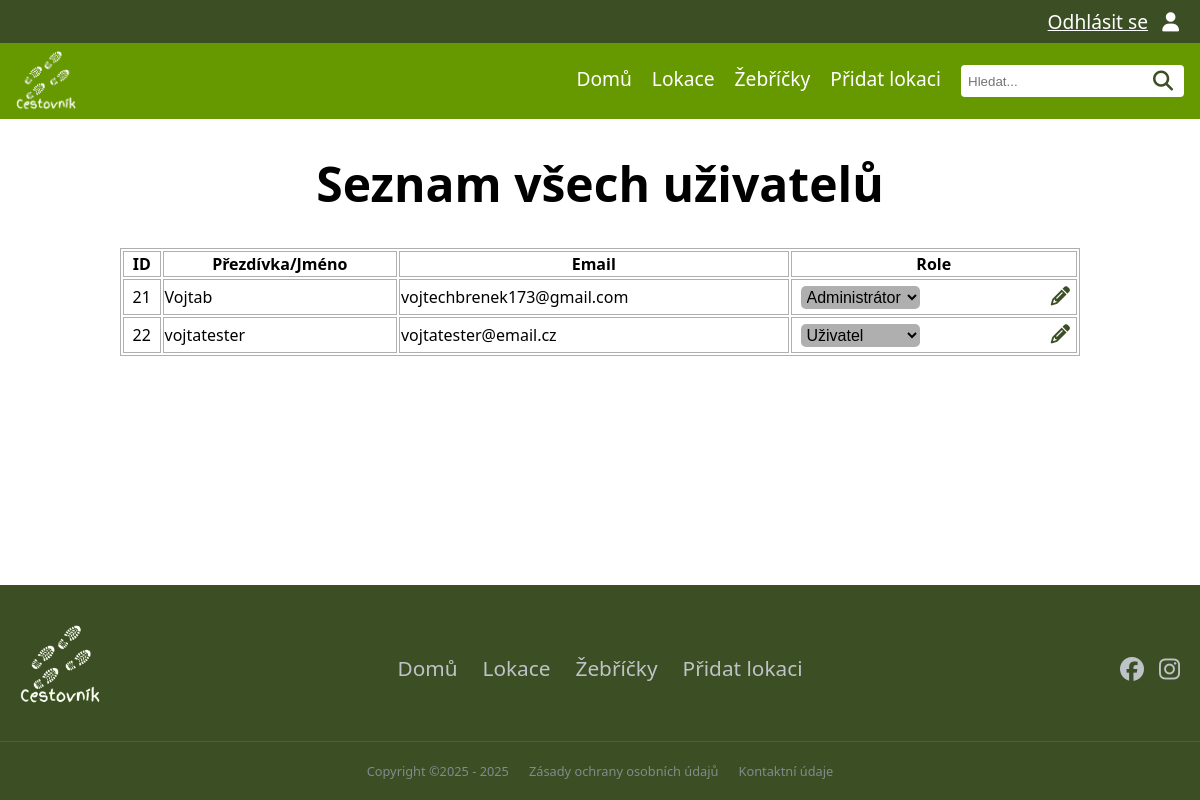
Page /all_users (signed in) on the earlier database version.
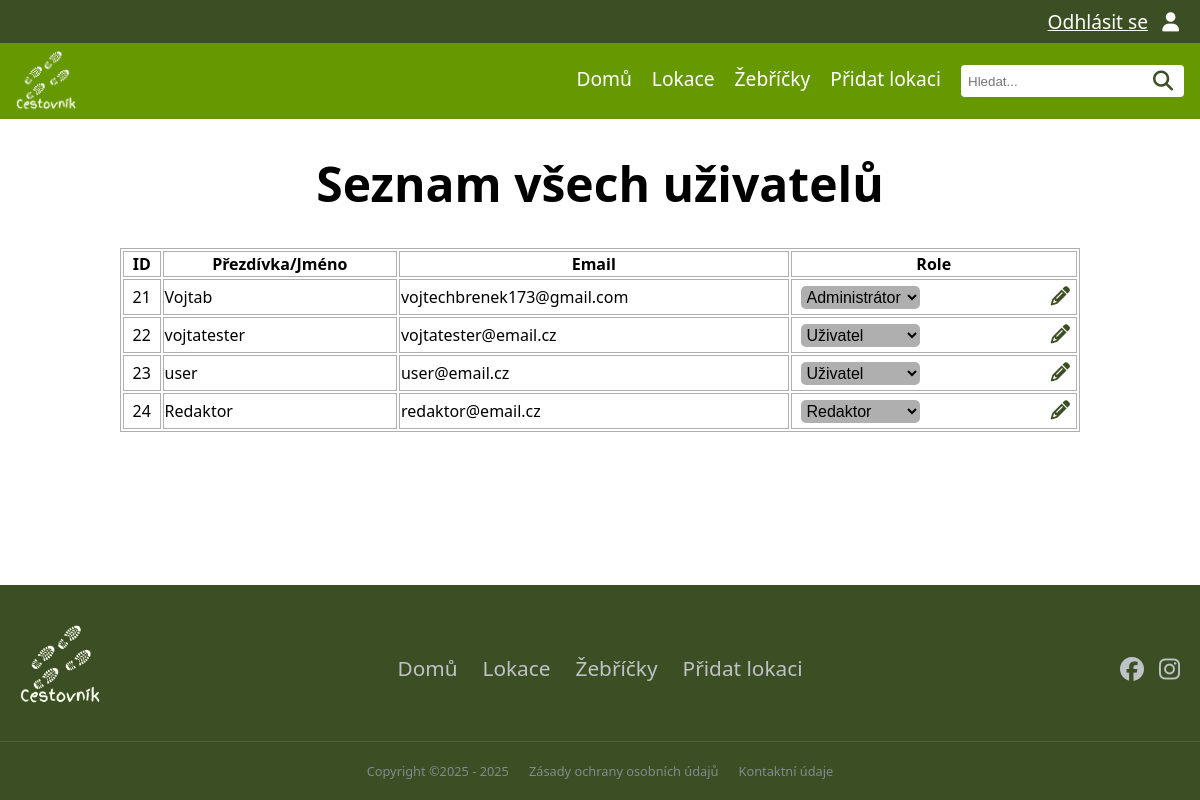
Same page on the later database version.
### tables this page shows
CREATE TABLE "user"
(
    id               INTEGER
        primary key autoincrement,
    name             VARCHAR not null,
    email            VARCHAR not null
        unique,
    password_hash    VARCHAR not null,
    id_role          INTEGER
        references role,
    id_auth_provider integer
        constraint user_auth_provider_id_fk
            references auth_provider
);

### pages/all_users.py (the view)
@router.get("/all_users", response_class=HTMLResponse)
async def all_users_page(request: Request, svc: UserService = Depends(user_service)):
    if not request.session.get("user"):
        return RedirectResponse(url="/login", status_code=303)
    all_users = svc.list_all_users()
    return request.app.state.templates.TemplateResponse(
        "all_users.html",
        {
            "request": request,
            "title": "Seznam všech uživatelů",
            "all_users": all_users
        }
    )

### templates/all_users.html (shortened to what this page needs)
{% extends "base.html" %}
{% block head %}
    <link rel="stylesheet" href="{{ url_for('static', path='css/all-users.css') }}">
{% endblock %}
{% block content %}
    <h1>{{ title }}</h1>
    <div class="container">
        {% if all_users %}
            <div class="table">
                <table>
                    <tr>
                        <th>ID</th>
                        <th>Přezdívka/Jméno</th>
                        <th>Email</th>
                        <th>Role</th>
                    </tr>
                    {% for user in all_users %}
                        <tr>
                            <td data-label="ID" class="id">{{ user.id }}</td>
                            <td data-label="Jméno" class="name">{{ user.name }}</td>
                            <td data-label="Email" class="email">{{ user.email }}</td>
                            <td data-label="Akce">
                                <form action="/all_users/update" method="post">
                                    <div class="split-content">
                                        <select name="role">
                                            <option value="1" {% if user['role'] == 1 %}selected{% endif %}>
                                                Administrátor
                                            </option>
                                            <option value="2" {% if user['role'] == 2 %}selected{% endif %}>Redaktor
                                            </option>
                                            <option value="3" {% if user['role'] == 3 %}selected{% endif %}>Uživatel
                                            </option>
                                        </select>
                                        <button type="submit" title="Uložit změnu role"><i
                                                class="fa-solid fa-pencil"></i>
                                        </button>
                                    </div>
                                </form>
                            </td>
                        </tr>
                    {% endfor %}
                </table>
            </div>
        {% else %}
            <p>Žádní uživatelé</p>
        {% endif %}
    </div>
{% endblock %}

### templates/base.html (shortened to what this page needs)
<!DOCTYPE html>
<html lang="cs">
<head>
    <link rel="stylesheet" href="{{ url_for('static', path='css/style.css') }}">
    <link rel="stylesheet" href="{{ url_for('static', path='css/header.css') }}">
    <link rel="stylesheet" href="{{ url_for('static', path='css/footer.css') }}">
    <link rel="stylesheet" href="{{ url_for('static', path='css/icon.css') }}">
    <link rel="stylesheet" href="{{ url_for('static', path='css/location.css') }}">
    <link rel="stylesheet" href="https://cdnjs.cloudflare.com/ajax/libs/font-awesome/6.5.0/css/all.min.css">
    {% block head %}{% endblock %}
</head>
<body>
{% include "components/header.html" %}
{% block content %}{% endblock %}
{% include "components/footer.html" %}
</body>
</html>

### templates/components/header.html (shortened to what this page needs)
<div class="header">
    <div class="upper-nav">
        <div class="upper-nav-items">
            {% if request.session.get('user') %}
                <a href="{{ url_for('logout') }}" class="upper-nav-item">Odhlásit se</a>
                <a href="{{ url_for('my_profile_page') }}" class="upper-nav-item"><i class="fa-solid fa-user"></i></a>
            {% else %}
                <a href="{{ url_for('register_page') }}" class="upper-nav-item">Zaregistrovat se</a>
                <a href="{{ url_for('login_page') }}" class="upper-nav-item"><i class="fa-regular fa-user"></i></a>
            {% endif %}
        </div>
    </div>
    <div class="lower-nav">
        <div class="lower-nav-logo">
            <a href="{{ url_for('landing_page') }}">
                <img alt="logo" src="{{ url_for('static', path='img/web/logo.webp') }}">
            </a>
        </div>
        <div class="lower-nav-items" id="navLinks">
            <a href="{{ url_for('landing_page') }}" class="lower-nav-item {% if request.url.path == '/' %}active{% endif %}">Domů</a>
            <a href="{{ url_for('list_locations_with_photos_rating') }} " class="lower-nav-item {% if request.url.path == '/locations' %}active{% endif %}">Lokace</a>
            <a href="{{ url_for('rankings_page') }}" class="lower-nav-item {% if request.url.path == '/rankings' %}active{% endif %}">Žebříčky</a>
            <a href="{{ url_for('add_location_page') }}" class="lower-nav-item {% if request.url.path == '/add_location' %}active{% endif %}">Přidat lokaci</a>
            <form action="/search" method="get" class="lower-nav-search">
                <input type="text" name="search_term" placeholder="Hledat..." required>
                <button type="submit"><i class="fa-solid fa-magnifying-glass"></i></button>
            </form>
        </div>
    </div>
</div>

### templates/components/footer.html
<footer class="footer">
    <div class="footer-top">
        <div class="footer-logo">
            <a href="{{ url_for('landing_page') }}">
                <img alt="logo" src="{{ url_for('static', path='img/web/logo.webp') }}"></a>
        </div>
        <nav class="footer-nav">
            <a href="{{ url_for('landing_page') }}" class="footer-nav-item">Domů</a>
            <a href="{{ url_for('list_locations_with_photos_rating') }}" class="footer-nav-item">Lokace</a>
            <a href="{{ url_for('rankings_page') }}" class="footer-nav-item">Žebříčky</a>
            <a href="{{ url_for('add_location_page') }}" class="footer-nav-item">Přidat lokaci</a>
        </nav>
        <div class="footer-icons">
            <a href="https://www.facebook.com/endurovojta173/" target="_blank"> <i class="fa-brands fa-facebook"></i></a>
            <a href="https://www.instagram.com/endurovojta173/" target="_blank"> <i class="fa-brands fa-instagram"></i></a>
        </div>
    </div>
    <div class="footer-bottom">
        <span>Copyright ©2025 - <script>document.write(new Date().getFullYear())</script></span>
        <span><a href="{{ url_for('privacy_policy_page') }}">Zásady ochrany osobních údajů</a></span>
        <span><a href="{{ url_for('contact_page') }}">Kontaktní údaje</a></span>
    </div>
</footer>

### static/css/style.css (style rules this page uses)
:root { font-family: system-ui, -apple-system, Segoe UI, Roboto, sans-serif; --background-color: white; --text-color: black; --light-green-color: #669900; --dark-green-color: #3c4e23; --white-text-color: white; --neutral-gray-color: #afafaf; --shadow-gray-color: #c8c8c8; --star-gold-color: #ffc107; --google-red-color:#DB4437; font-size: 16px; }
html, body { margin:0; padding: 0; background: var(--background-color); }
body { display: flex; flex-direction: column; min-height: 100vh; }
h1 { font-size: 3em; text-align: center; }
button { cursor: pointer; }

### static/css/header.css (style rules this page uses)
.header { overflow: visible; position: sticky; top: 0; z-index: 1000; }
.upper-nav { display: flex; flex-direction: row; align-items: center; background-color: var(--dark-green-color); justify-content: flex-end; font-size: 1rem; padding: 1vh 0 1vh 0; }
.upper-nav-items { margin-right: 2vh; }
.upper-nav-item { margin-left: 5px; margin-right: 5px; color: var(--white-text-color); font-size: 1.2em; }
.lower-nav { display: flex; flex-direction: row; align-items: center; max-height: 10vh; justify-content: space-between; background-color: var(--light-green-color, #333); }
.lower-nav-logo { width: 60px; height: auto; margin: 1vh 0 1vh 2vh; }
.lower-nav-logo img { width: 100%; height: 100%; object-fit: contain; display: block; }
.lower-nav-items { display: flex; gap: 20px; padding-right: 2vh; }
.lower-nav-item { color: var(--white-text-color, #fff); text-decoration: none; font-size: 1.2rem; font-weight: 500; }
.lower-nav-search { display: flex; align-items: center; background: white; padding: 5px; border-radius: 4px; }
.lower-nav-search input { border: none; outline: none; }
.lower-nav-search button { background: none; border: none; cursor: pointer; }
.fa-magnifying-glass { font-size: 1.5em; color: var(--dark-green-color); transition: transform 0.2s, color 0.2s; }
.fa-user, .upper-nav-item,.lower-nav-logo { transition: transform 0.2s, color 0.2s; }

### static/css/footer.css (style rules this page uses)
.footer { background-color: var(--dark-green-color); color: var(--white-text-color); padding: 40px 0 20px 0; margin-top: auto; font-size: 1.3rem; }
.footer-top { display: flex; justify-content: space-between; align-items: center; max-width: 1600px; margin: 0 auto; padding: 0 20px; flex-wrap: wrap; }
.footer-logo { width: 60px; }
.footer-logo img { height: 10vh; width: auto; object-fit: contain; }
.footer-nav { display: flex; gap: 25px; }
.footer-nav-item { color: #bdc3c7; text-decoration: none; font-weight: 500; transition: color 0.3s; }
.footer-icons { display: flex; gap: 15px; }
.footer-icons a { color: #bdc3c7; font-size: 1.5rem; transition: color 0.3s, transform 0.2s; }
.footer-bottom { border-top: 1px solid rgba(255, 255, 255, 0.1); margin-top: 30px; padding-top: 20px; text-align: center; color: #7f8c8d; font-size: 0.8rem; display: flex; justify-content: center; gap: 20px; flex-wrap: wrap; }
.footer-bottom a { color: #7f8c8d; text-decoration: none; }

### static/css/all-users.css (style rules this page uses)
.container { display: flex; width: 80%; margin: 0 auto; }
.table { display: flex; flex-direction: column; width: 100%; }
.table table { border: 1px solid var(--neutral-gray-color); }
.table th { border: 1px solid var(--neutral-gray-color); text-align: center; vertical-align: middle; }
.table td { border: 1px solid var(--neutral-gray-color); vertical-align: middle; }
.id { text-align: center; }
.name { text-align: start; }
.email { text-align: start; }
.table select { padding: 2px; font-size: 1rem; background-color: var(--neutral-gray-color); color: var(--text-color); border-radius: 5px; border: none; margin-left: 1vh; }
.table option { font-size: 1.2rem; background-color: var(--neutral-gray-color); }
.table button { padding: 5px; font-size: 1.2rem; background-color: rgba(0, 0, 0, 0); color: var(--dark-green-color); border-radius: 5px; border: none; cursor: pointer; }
.split-content { display: flex; justify-content: space-between; align-items: center; width: 100%; gap: 10px; }

Differences in the rows shown:
added user: id "23", name "user", email "user@email.cz", role "Uživatel"
added user: id "24", name "Redaktor", email "redaktor@email.cz", role "Redaktor"
